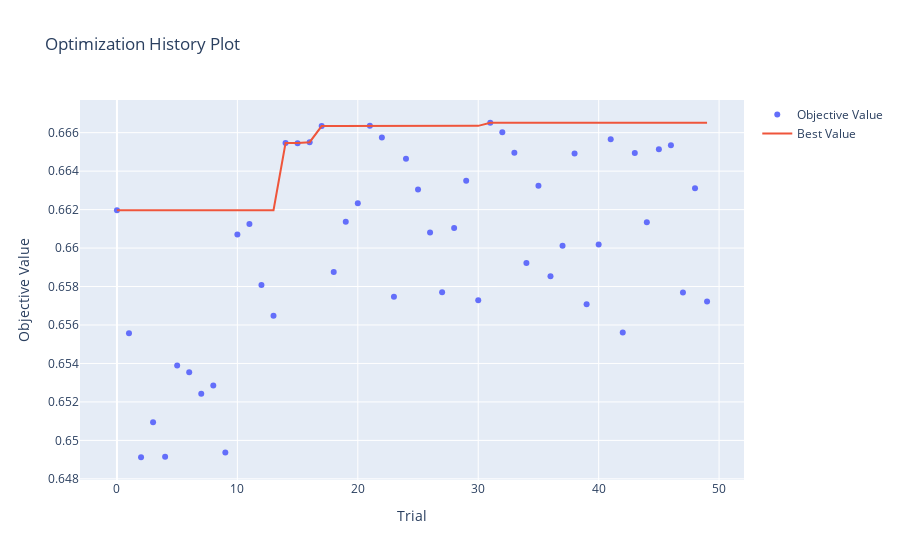

Source (notebook cell):
### Code cell
# 실험 기록 시각화
optuna.visualization.plot_optimization_history(study)
